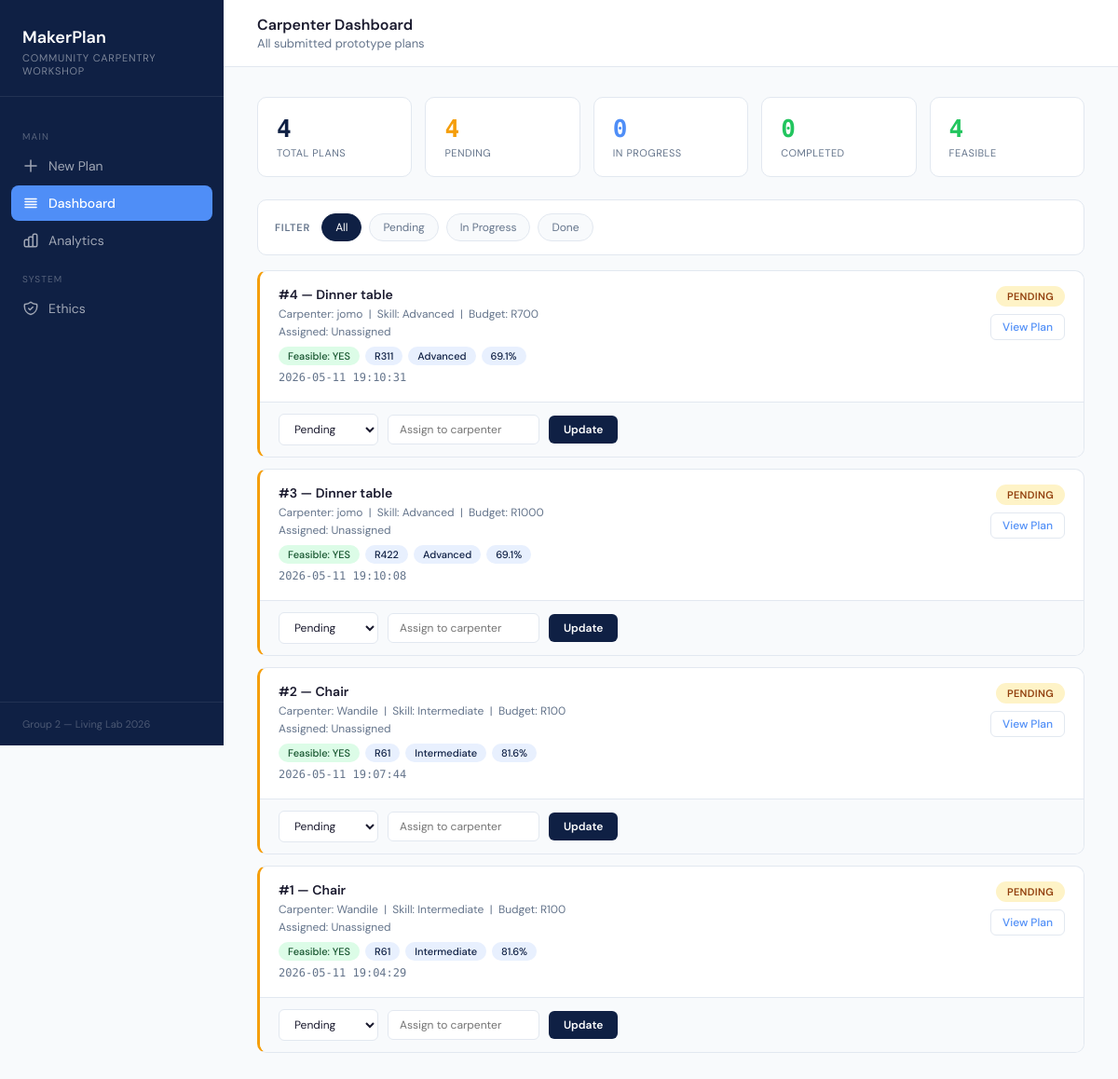
/dashboard, run on the app's committed database.
### tables this page shows
CREATE TABLE plans (
            id INTEGER PRIMARY KEY AUTOINCREMENT,
            maker_name TEXT NOT NULL,
            product_idea TEXT NOT NULL,
            materials TEXT NOT NULL,
            tools TEXT NOT NULL,
            budget TEXT NOT NULL,
            skill_level TEXT NOT NULL,
            status TEXT DEFAULT 'Pending',
            assigned_to TEXT DEFAULT 'Unassigned',
            llm_plan TEXT DEFAULT '',
            ml_feasible TEXT DEFAULT '',
            ml_cost TEXT DEFAULT '',
            ml_skill TEXT DEFAULT '',
            ml_confidence TEXT DEFAULT '',
            ml_tools_gap TEXT DEFAULT '',
            plan_useful TEXT DEFAULT '',
            created_at TIMESTAMP DEFAULT CURRENT_TIMESTAMP
        );

### app.py (the view)
@app.route("/dashboard")
def dashboard():
    conn = get_db()
    plans = conn.execute(
        "SELECT * FROM plans ORDER BY created_at DESC"
    ).fetchall()
    conn.close()
    return render_template("dashboard.html", plans=plans)

### database.py (called while the page is built)
def get_db():
    conn = sqlite3.connect("maker_planner.db")
    conn.row_factory = sqlite3.Row
    return conn

### templates/dashboard.html (shortened to what this page needs)
<!DOCTYPE html>
<html lang="en">
<head>
</head>
<body>
    <aside class="sidebar">
        <div class="sidebar-brand">
            <h1>MakerPlan</h1>
            <p>Community Carpentry Workshop</p>
        </div>
        <nav class="sidebar-nav">
            <p class="nav-label">Main</p>
            <a href="/" class="nav-item"><svg class="nav-icon" fill="none" viewBox="0 0 24 24" stroke="currentColor"><path stroke-linecap="round" stroke-linejoin="round" stroke-width="2" d="M12 4v16m8-8H4"/></svg>New Plan</a>
            <a href="/dashboard" class="nav-item active"><svg class="nav-icon" fill="none" viewBox="0 0 24 24" stroke="currentColor"><path stroke-linecap="round" stroke-linejoin="round" stroke-width="2" d="M4 6h16M4 10h16M4 14h16M4 18h16"/></svg>Dashboard</a>
            <a href="/analytics" class="nav-item">Analytics</a>
            <p class="nav-label">System</p>
            <a href="/ethics" class="nav-item">Ethics</a>
        </nav>
        <div class="sidebar-footer">Group 2 — Living Lab 2026</div>
    </aside>
    <main class="main">
        <div class="topbar">
            <div>
                <h2>Carpenter Dashboard</h2>
                <p>All submitted prototype plans</p>
            </div>
        </div>
        <div class="content">
            <div class="stats-row">
                <div class="stat-card"><div class="value">{{ plans | length }}</div><div class="label">Total Plans</div></div>
                <div class="stat-card"><div class="value" style="color:var(--warning);">{{ plans | selectattr('status','equalto','Pending') | list | length }}</div><div class="label">Pending</div></div>
                <div class="stat-card"><div class="value" style="color:var(--accent);">{{ plans | selectattr('status','equalto','In Progress') | list | length }}</div><div class="label">In Progress</div></div>
                <div class="stat-card"><div class="value" style="color:var(--success);">{{ plans | selectattr('status','equalto','Done') | list | length }}</div><div class="label">Completed</div></div>
                <div class="stat-card"><div class="value" style="color:var(--success);">{{ plans | selectattr('ml_feasible','equalto','YES') | list | length }}</div><div class="label">Feasible</div></div>
            </div>
            <div class="filter-bar">
                <span class="filter-label">Filter</span>
                <button class="filter-btn active" onclick="filterPlans('all', this)">All</button>
                <button class="filter-btn" onclick="filterPlans('Pending', this)">Pending</button>
                <button class="filter-btn" onclick="filterPlans('In Progress', this)">In Progress</button>
                <button class="filter-btn" onclick="filterPlans('Done', this)">Done</button>
            </div>
            {% if plans %}
                {% for plan in plans %}
                <div class="plan-card {{ 'pending' if plan['status'] == 'Pending' else 'progress' if plan['status'] == 'In Progress' else 'done' }}" data-status="{{ plan['status'] }}">
                    <div class="plan-top">
                        <div class="plan-info">
                            <h3>#{{ plan['id'] }} — {{ plan['product_idea'] }}</h3>
                            <p>Carpenter: {{ plan['maker_name'] }} &nbsp;|&nbsp; Skill: {{ plan['skill_level'] }} &nbsp;|&nbsp; Budget: R{{ plan['budget'] }}</p>
                            <p>Assigned: {{ plan['assigned_to'] }}</p>
                            <div class="ml-badges">
                                <span class="ml-badge {{ 'yes' if plan['ml_feasible'] == 'YES' else 'no' }}">Feasible: {{ plan['ml_feasible'] }}</span>
                                <span class="ml-badge">{{ plan['ml_cost'] }}</span>
                                <span class="ml-badge">{{ plan['ml_skill'] }}</span>
                                <span class="ml-badge">{{ plan['ml_confidence'] }}</span>
                            </div>
                            <p class="plan-date">{{ plan['created_at'] }}</p>
                        </div>
                        <div class="plan-actions">
                            <span class="badge {{ 'badge-pending' if plan['status'] == 'Pending' else 'badge-progress' if plan['status'] == 'In Progress' else 'badge-done' }}">{{ plan['status'] }}</span>
                            <button class="toggle-btn" onclick="togglePlan({{ plan['id'] }})">View Plan</button>
                        </div>
                    </div>
                    <form class="update-form" action="/update/{{ plan['id'] }}" method="POST">
                        <select name="status">
                            <option value="Pending" {% if plan['status'] == 'Pending' %}selected{% endif %}>Pending</option>
                        </select>
                        <input type="text" name="assigned_to" placeholder="Assign to carpenter" value="{{ plan['assigned_to'] if plan['assigned_to'] != 'Unassigned' else '' }}">
                        <button type="submit">Update</button>
                    </form>
                </div>
                {% endfor %}
            {% else %}
                <div class="empty"><h2>No prototype plans yet</h2><p>When carpenters submit product ideas they will appear here.</p></div>
            {% endif %}
        </div>
    </main>
</body>
</html>

### data on the page
plans: id "4", product_idea "Dinner table", maker_name "jomo", skill_level "Advanced", budget "700", assigned_to "Unassigned", ml_feasible "YES", ml_cost "R311", ml_skill "Advanced", ml_confidence "69.1%", created_at "2026-05-11 19:10:31", status "PENDING", status "Pending"
plans: id "3", product_idea "Dinner table", maker_name "jomo", skill_level "Advanced", budget "1000", assigned_to "Unassigned", ml_feasible "YES", ml_cost "R422", ml_skill "Advanced", ml_confidence "69.1%", created_at "2026-05-11 19:10:08", status "PENDING", status "Pending"
plans: id "2", product_idea "Chair", maker_name "Wandile", skill_level "Intermediate", budget "100", assigned_to "Unassigned", ml_feasible "YES", ml_cost "R61", ml_skill "Intermediate", ml_confidence "81.6%", created_at "2026-05-11 19:07:44", status "PENDING", status "Pending"
plans: id "1", product_idea "Chair", maker_name "Wandile", skill_level "Intermediate", budget "100", assigned_to "Unassigned", ml_feasible "YES", ml_cost "R61", ml_skill "Intermediate", ml_confidence "81.6%", created_at "2026-05-11 19:04:29", status "PENDING", status "Pending"

### other printed values
{{ plans | length }} "4"
{{ plans | selectattr('status','equalto','Pending') | list | length }} "4"
{{ plans | selectattr('status','equalto','In Progress') | list | length }} "0"
{{ plans | selectattr('status','equalto','Done') | list | length }} "0"
{{ plans | selectattr('ml_feasible','equalto','YES') | list | length }} "4"
